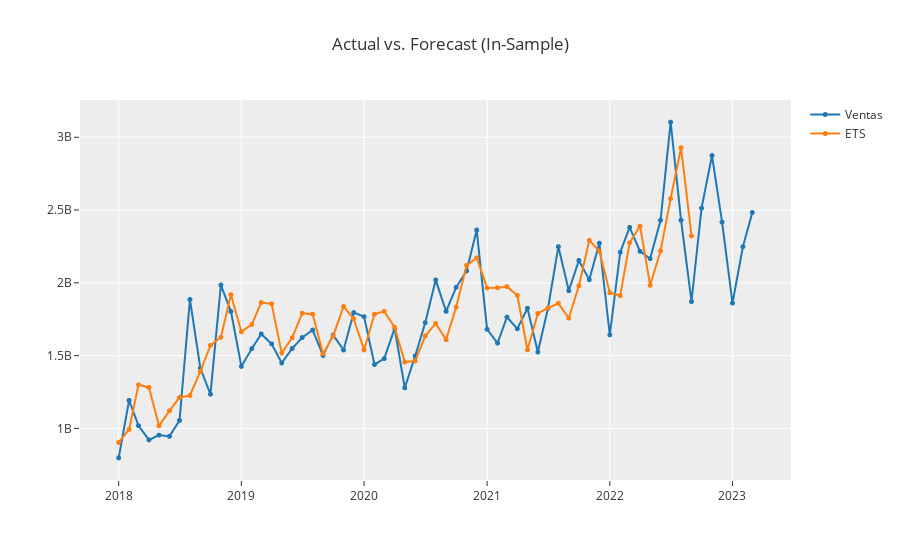

The notebook cell this image was saved under:
### Code cell
plot_model(best, plot = 'insample')
